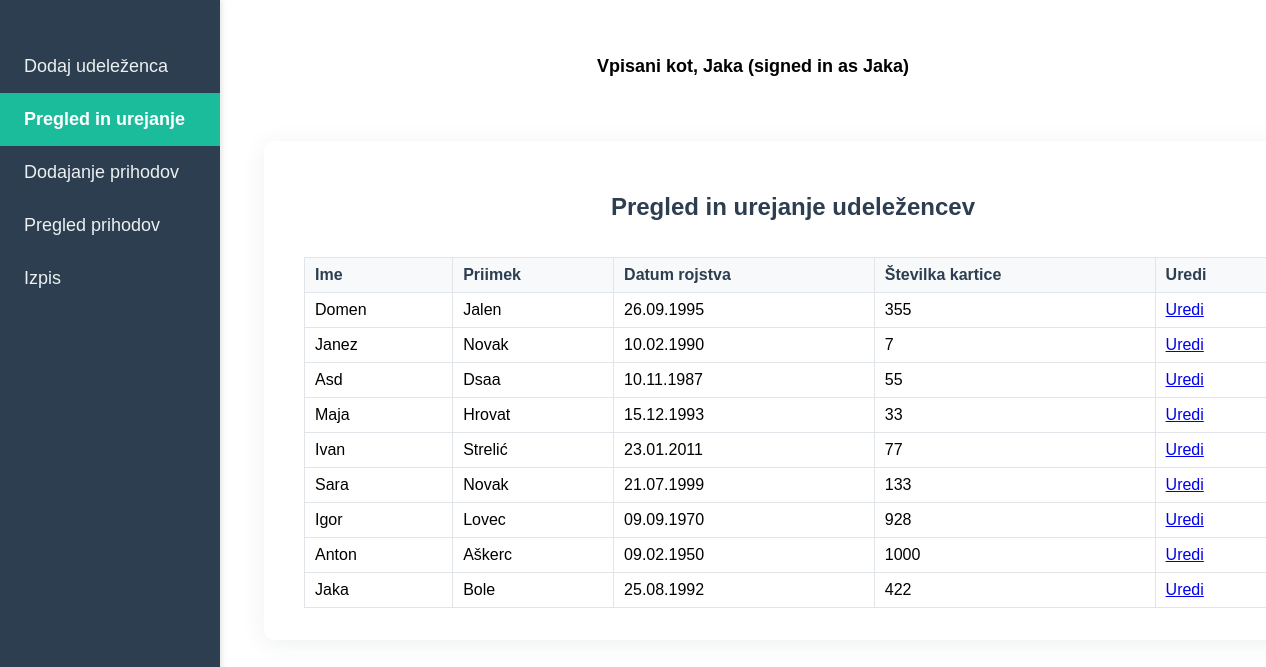
Screenshot of /attendees/list/ (signed in) with the database file from the repository.
### accounts/models.py (models this page shows, shortened)
class CustomUser(AbstractBaseUser, PermissionsMixin):
    email = models.EmailField(unique=True)  # E-pošta kot uporabniško ime
    first_name = models.CharField(max_length=30, blank=True)  # Ime
    last_name = models.CharField(max_length=30, blank=True)   # Priimek
    is_active = models.BooleanField(default=True)             # Aktivnost
    is_staff = models.BooleanField(default=False)             # Pravice osebja
    objects = CustomUserManager()  # Upravljalec
    USERNAME_FIELD = 'email'       # Polje za prijavo
    REQUIRED_FIELDS = []

### attendees/models.py (models this page shows, shortened)
class Attendee(models.Model):
    first_name = models.CharField(max_length=100)  # Ime
    last_name = models.CharField(max_length=100)   # Priimek
    birth_date = models.DateField()                # Datum rojstva
    card_number = models.CharField(max_length=50, unique=True)  # Številka kartice
    created_at = models.DateTimeField(auto_now_add=True)        # Datum vnosa

### konferenca/views.py (the view)
# urls.py: path('attendees/list/', attendee_list, name='attendee_list'),
def attendee_list(request):
    attendees = Attendee.objects.all()
    return render(request, 'attendee_list.html', {'attendees': attendees})

### konferenca/templates/attendee_list.html
{% extends "base.html" %}
{% block content %}
<div class="form-container wide-form-container">
  <h2>Pregled in urejanje udeležencev</h2>
  <table style="width:100%; border-collapse:collapse;">
    <tr>
      <th>Ime</th>
      <th>Priimek</th>
      <th>Datum rojstva</th>
      <th>Številka kartice</th>
      <th>Uredi</th>
    </tr>
    {% for attendee in attendees %}
  <tr>
    <td>{{ attendee.first_name }}</td>
    <td>{{ attendee.last_name }}</td>
    <td>{{ attendee.birth_date|date:'d.m.Y' }}</td>
    <td>{{ attendee.card_number }}</td>
    <td><a href="{% url 'attendee_edit' attendee.id %}">Uredi</a></td>
  </tr>
{% empty %}
    <tr>
      <td colspan="5">Ni udeležencev.</td>
    </tr>
    {% endfor %}
  </table>
</div>
{% endblock %}

### konferenca/templates/base.html (shortened to what this page needs)
{% load static %}
<!doctype html>
<html lang="en">
<head>
 <link rel="stylesheet" href="{% static 'styles.css' %}">
</head>
<body>
<div class="sidebar">
  <a href="{% url 'attendee_add' %}" class="{% if request.resolver_match.url_name == 'attendee_add' %}active{% endif %}">Dodaj udeleženca</a>
  <a href="{% url 'attendee_list' %}" class="{% if request.resolver_match.url_name == 'attendee_list' %}active{% endif %}">Pregled in urejanje</a>
  <a href="{% url 'arrival_add' %}" class="{% if request.resolver_match.url_name == 'arrival_add' %}active{% endif %}">Dodajanje prihodov</a>
  <a href="{% url 'arrival_list' %}" class="{% if request.resolver_match.url_name == 'arrival_list' %}active{% endif %}">Pregled prihodov</a>
    <a href="{% url 'logout' %}">Izpis</a>
</div>
<div class="main-content">
  <div class="user-info" style="margin-top: 16px; margin-bottom: 24px; font-size: 18px; font-weight: bold; text-align: center;">
    Vpisani kot, {{ request.user.first_name|default:request.user.email }} (signed in as {{ request.user.first_name|default:request.user.email }})
  </div>
  {% block content %}{% endblock %}
</div>
</body>
</html>

### konferenca/static/styles.css (style rules this page uses)
.sidebar { position: fixed; left: 0; top: 0; width: 220px; height: 100%; background-color: #2c3e50; padding-top: 40px; box-shadow: 2px 0 5px rgba(0,0,0,0.1); display: flex; flex-direction: column; justify-content: flex-start; }
body { margin: 0; font-family: Arial, sans-serif; }
.sidebar { position: fixed; left: 0; top: 0; width: 220px; height: 100%; background-color: #2c3e50; padding-top: 40px; box-shadow: 2px 0 5px rgba(0,0,0,0.1); }
.sidebar a { display: block; color: #ecf0f1; padding: 16px 24px; text-decoration: none; font-size: 18px; transition: background 0.2s; }
.sidebar a.active { background-color: #1abc9c; color: #fff; font-weight: bold; }
.main-content { margin-left: 240px; padding: 40px 24px; min-height: 100vh; display: flex; flex-direction: column; align-items: center; box-sizing: border-box; }
.form-container { background: #fff; border-radius: 10px; box-shadow: 0 4px 24px rgba(44, 62, 80, 0.08); padding: 32px 40px; margin: 40px auto; max-width: 400px; width: 100%; display: flex; flex-direction: column; align-items: center; }
.form-container h2 { margin-bottom: 24px; color: #2c3e50; }
.form-container table { width: 100%; border-collapse: collapse; margin-top: 12px; }
.form-container th, .form-container td { border: 1px solid #e1e4e8; padding: 8px 10px; text-align: left; }
.form-container th { background: #f8f9fa; color: #2c3e50; }
.wide-form-container { max-width: 1100px !important; width: 100% !important; }

### rows the page displays
CustomUser: user.first_name "Jaka"
Attendee: first_name "Domen", last_name "Jalen", birth_date "26.09.1995", card_number "355"
Attendee: first_name "Janez", last_name "Novak", birth_date "10.02.1990", card_number "7"
Attendee: first_name "Asd", last_name "Dsaa", birth_date "10.11.1987", card_number "55"
Attendee: first_name "Maja", last_name "Hrovat", birth_date "15.12.1993", card_number "33"
Attendee: first_name "Ivan", last_name "Strelić", birth_date "23.01.2011", card_number "77"
Attendee: first_name "Sara", last_name "Novak", birth_date "21.07.1999", card_number "133"
Attendee: first_name "Igor", last_name "Lovec", birth_date "09.09.1970", card_number "928"
Attendee: first_name "Anton", last_name "Aškerc", birth_date "09.02.1950", card_number "1000"
Attendee: first_name "Jaka", last_name "Bole", birth_date "25.08.1992", card_number "422"
